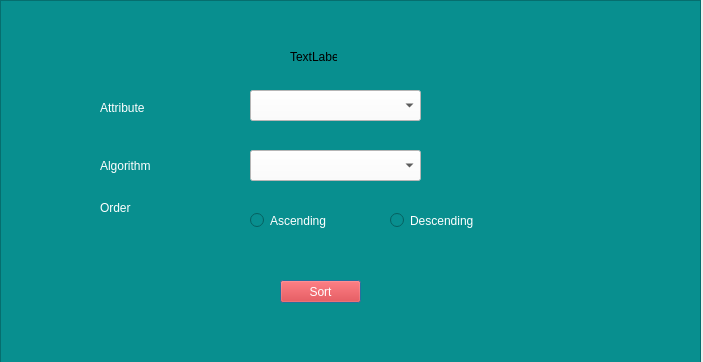
<?xml version="1.0" encoding="UTF-8"?>
<ui version="4.0">
 <class>Dialog</class>
 <widget class="QDialog" name="Dialog">
  <property name="geometry">
   <rect>
    <x>0</x>
    <y>0</y>
    <width>703</width>
    <height>362</height>
   </rect>
  </property>
  <property name="windowTitle">
   <string>Dialog</string>
  </property>
  <widget class="QFrame" name="frame">
   <property name="geometry">
    <rect>
     <x>0</x>
     <y>0</y>
     <width>701</width>
     <height>441</height>
    </rect>
   </property>
   <property name="styleSheet">
    <string notr="true">background-color: rgb(8, 143, 143);</string>
   </property>
   <property name="frameShape">
    <enum>QFrame::StyledPanel</enum>
   </property>
   <property name="frameShadow">
    <enum>QFrame::Raised</enum>
   </property>
   <widget class="QLabel" name="label">
    <property name="geometry">
     <rect>
      <x>290</x>
      <y>50</y>
      <width>47</width>
      <height>13</height>
     </rect>
    </property>
    <property name="text">
     <string>TextLabel</string>
    </property>
   </widget>
   <widget class="QLabel" name="label_2">
    <property name="geometry">
     <rect>
      <x>100</x>
      <y>100</y>
      <width>101</width>
      <height>16</height>
     </rect>
    </property>
    <property name="styleSheet">
     <string notr="true">font: 75 italic 14pt &quot;Arial&quot;;
color: rgb(255, 255, 255);</string>
    </property>
    <property name="text">
     <string>Attribute</string>
    </property>
   </widget>
   <widget class="QLabel" name="label_3">
    <property name="geometry">
     <rect>
      <x>100</x>
      <y>150</y>
      <width>101</width>
      <height>31</height>
     </rect>
    </property>
    <property name="styleSheet">
     <string notr="true">font: 75 italic 14pt &quot;Arial&quot;;
color: rgb(255, 255, 255);</string>
    </property>
    <property name="text">
     <string>Algorithm</string>
    </property>
   </widget>
   <widget class="QLabel" name="label_4">
    <property name="geometry">
     <rect>
      <x>100</x>
      <y>200</y>
      <width>71</width>
      <height>16</height>
     </rect>
    </property>
    <property name="styleSheet">
     <string notr="true">font: 75 italic 14pt &quot;Arial&quot;;
color: rgb(255, 255, 255);</string>
    </property>
    <property name="text">
     <string>Order</string>
    </property>
   </widget>
   <widget class="QPushButton" name="pushButton">
    <property name="geometry">
     <rect>
      <x>280</x>
      <y>280</y>
      <width>81</width>
      <height>23</height>
     </rect>
    </property>
    <property name="styleSheet">
     <string notr="true">color: rgb(255, 255, 255);
background-color: rgb(255, 0, 0);
font: 75 italic 14pt &quot;Arial&quot;;</string>
    </property>
    <property name="text">
     <string>Sort</string>
    </property>
   </widget>
   <widget class="QComboBox" name="comboBox">
    <property name="geometry">
     <rect>
      <x>250</x>
      <y>90</y>
      <width>171</width>
      <height>31</height>
     </rect>
    </property>
    <property name="styleSheet">
     <string notr="true">background-color: rgb(255, 255, 255);</string>
    </property>
   </widget>
   <widget class="QComboBox" name="comboBox_2">
    <property name="geometry">
     <rect>
      <x>250</x>
      <y>150</y>
      <width>171</width>
      <height>31</height>
     </rect>
    </property>
    <property name="styleSheet">
     <string notr="true">background-color: rgb(255, 255, 255);</string>
    </property>
   </widget>
   <widget class="QRadioButton" name="radioButton">
    <property name="geometry">
     <rect>
      <x>250</x>
      <y>210</y>
      <width>121</width>
      <height>21</height>
     </rect>
    </property>
    <property name="styleSheet">
     <string notr="true">color: rgb(255, 255, 255);
font: 75 italic 14pt &quot;Arial&quot;;</string>
    </property>
    <property name="text">
     <string>Ascending</string>
    </property>
   </widget>
   <widget class="QRadioButton" name="radioButton_2">
    <property name="geometry">
     <rect>
      <x>390</x>
      <y>210</y>
      <width>131</width>
      <height>21</height>
     </rect>
    </property>
    <property name="styleSheet">
     <string notr="true">color: rgb(255, 255, 255);
font: 75 italic 14pt &quot;Arial&quot;;</string>
    </property>
    <property name="text">
     <string>Descending</string>
    </property>
   </widget>
  </widget>
 </widget>
 <resources/>
 <connections/>
</ui>
